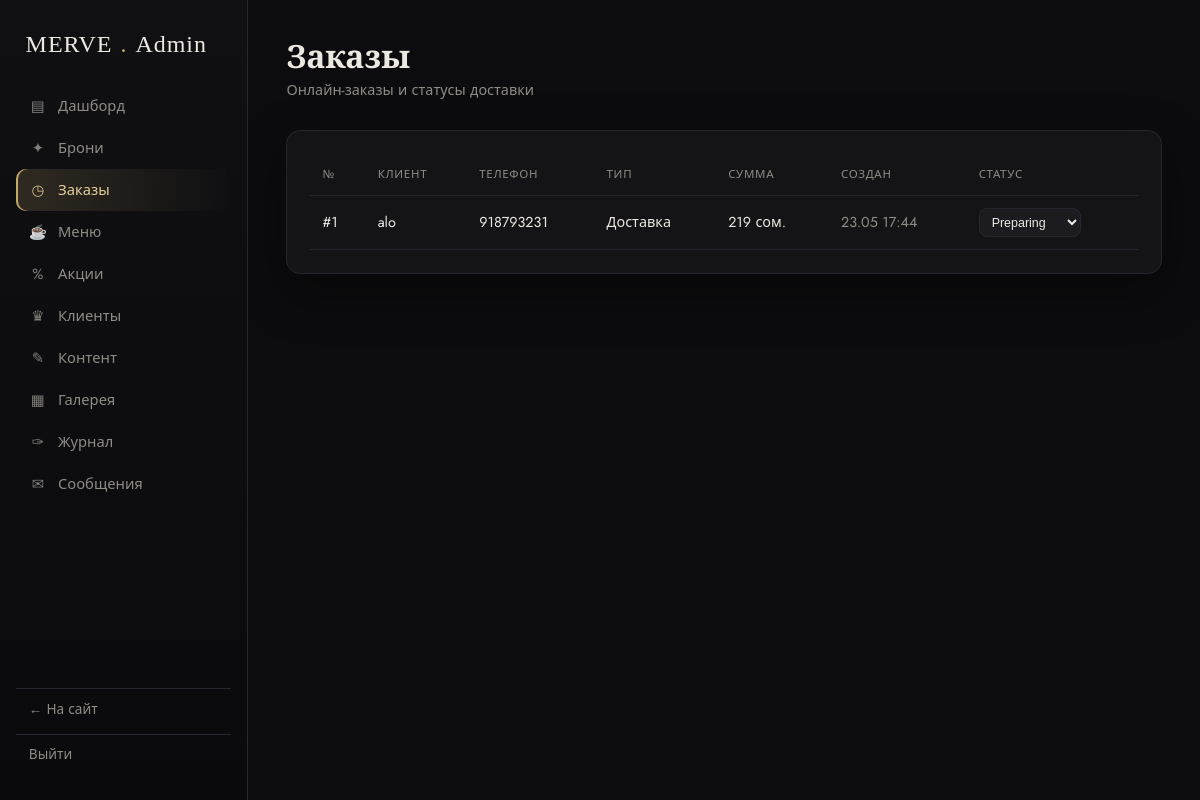
Page /admin/orders (signed in) on the committed database.
### app/models.py (models this page shows)
class Order(db.Model):
    __tablename__ = "orders"
    id = db.Column(db.Integer, primary_key=True)
    user_id = db.Column(db.Integer, db.ForeignKey("users.id"), nullable=True)
    customer_name = db.Column(db.String(120))
    phone = db.Column(db.String(40))
    address = db.Column(db.String(255), default="")
    fulfillment = db.Column(db.String(20), default="delivery")  # delivery | pickup
    total = db.Column(db.Float, default=0.0)
    status = db.Column(db.String(20), default="Preparing")  # Preparing | On the way | Delivered
    created_at = db.Column(db.DateTime, default=datetime.utcnow)
    items = db.relationship("OrderItem", backref="order", lazy=True,
                            cascade="all, delete-orphan")

### app/blueprints/admin.py (the view)
@admin_bp.route("/orders")
def orders():
    rows = Order.query.order_by(Order.created_at.desc()).all()
    return render_template("admin/orders.html", rows=rows)

### app/blueprints/admin.py (called while the page is built)
@admin_bp.before_request
@login_required
def guard():
    if not current_user.is_admin:
        from flask import abort
        abort(403)

### app/models.py (called while the page is built)
@login_manager.user_loader
def load_user(user_id):
    return db.session.get(User, int(user_id))

    @property
    def is_admin(self) -> bool:
        return self.role == "admin"

### app/templates/admin/orders.html (shortened to what this page needs)
{% extends "admin/base_admin.html" %}
{% block content %}
<div class="admin-head"><div><h1>Заказы</h1><div class="sub">Онлайн-заказы и статусы доставки</div></div></div>
<div class="panel">
  <table class="tbl">
    <thead><tr><th>№</th><th>Клиент</th><th>Телефон</th><th>Тип</th><th>Сумма</th><th>Создан</th><th>Статус</th></tr></thead>
    <tbody>
    {% for o in rows %}
      <tr>
        <td>#{{ o.id }}</td>
        <td>{{ o.customer_name }}</td>
        <td>{{ o.phone }}</td>
        <td>{{ 'Доставка' if o.fulfillment == 'delivery' else 'Самовывоз' }}</td>
        <td>{{ o.total|int }} сом.</td>
        <td class="muted">{{ o.created_at.strftime('%d.%m %H:%M') }}</td>
        <td>
          <form class="inline-form" method="post" action="{{ url_for('admin.order_status', oid=o.id) }}">
            <select name="status" class="btn-ghost btn-sm" onchange="this.form.submit()" style="padding:.35rem .5rem;border-radius:8px">
              {% for st in ['Preparing', 'On the way', 'Delivered'] %}
              <option value="{{ st }}" {{ 'selected' if o.status==st }}>{{ st }}</option>
              {% endfor %}
            </select>
          </form>
        </td>
      </tr>
    {% else %}<tr><td colspan="7" class="muted">Заказов нет</td></tr>{% endfor %}
    </tbody>
  </table>
</div>
{% endblock %}

### app/static/css/admin.css (style rules this page uses)
:root { --a-bg:#0c0c0e; --a-panel:#141417; --a-panel-2:#1b1b20; --a-line:#262630; --a-gold:#c8a96a; --a-gold-soft:#e6cf9c; --a-text:#ece9e3; --a-muted:#8f8c86; --a-green:#5fb98a; --a-red:#d97a6c; --a-blue:#7fa8d9; --a-amber:#d9b86c; --a-radius:14px; --a-shadow:0 18px 50px rgba(0,0,0,.45); }
* { box-sizing:border-box }
body.admin { margin:0;background:var(--a-bg);color:var(--a-text); font-family:"Jost",system-ui,sans-serif;font-size:15px;line-height:1.5; -webkit-font-smoothing:antialiased; }
h1,h2,h3,h4 { font-family:"Cormorant Garamond","Jost",serif;font-weight:600;margin:0 }
.admin-head { display:flex;justify-content:space-between;align-items:center;margin-bottom:1.8rem;gap:1rem;flex-wrap:wrap }
.admin-head h1 { font-size:2rem }
.admin-head .sub { color:var(--a-muted);font-size:.9rem }
.panel { background:var(--a-panel);border:1px solid var(--a-line);border-radius:var(--a-radius);padding:1.4rem;box-shadow:var(--a-shadow) }
.tbl { width:100%;border-collapse:collapse;font-size:.9rem }
.tbl th,.tbl td { text-align:left;padding:.75rem .8rem;border-bottom:1px solid var(--a-line);vertical-align:middle }
.tbl th { color:var(--a-muted);font-weight:500;text-transform:uppercase;font-size:.72rem;letter-spacing:.06em }
.btn-ghost { background:var(--a-panel-2);color:var(--a-text);border:1px solid var(--a-line) }
.btn-sm { padding:.38rem .7rem;font-size:.78rem }
.inline-form { display:inline }
.muted { color:var(--a-muted) }

### rows in the picture
Order: id "1", customer_name "alo", phone "918793231", fulfillment "Доставка", total "219", created_at "23.05 17:44"

### other values in the picture
form field status "Preparing"
